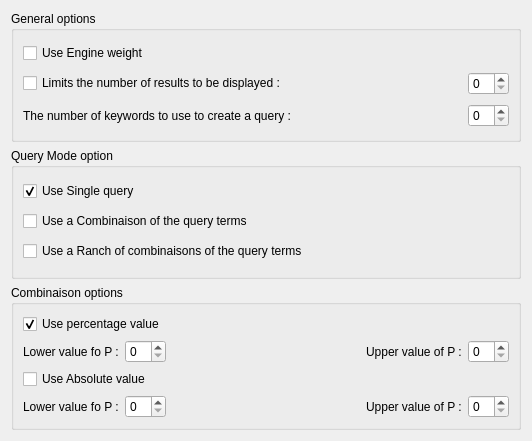
<ui version="4.0" >
 <class>Config</class>
 <widget class="QWidget" name="Config" >
  <property name="geometry" >
   <rect>
    <x>0</x>
    <y>0</y>
    <width>532</width>
    <height>441</height>
   </rect>
  </property>
  <property name="windowTitle" >
   <string>Form</string>
  </property>
  <layout class="QVBoxLayout" name="verticalLayout" >
   <item>
    <widget class="QGroupBox" name="General" >
     <property name="title" >
      <string>General options</string>
     </property>
     <layout class="QVBoxLayout" >
      <item>
       <widget class="QCheckBox" name="UseWeight" >
        <property name="toolTip" >
         <string>specifies if the meta engine must use weight defined for each engine( see engine configuration) or use an identical weight for every engine</string>
        </property>
        <property name="text" >
         <string>Use Engine weight</string>
        </property>
       </widget>
      </item>
      <item>
       <layout class="QHBoxLayout" name="_2" >
        <item>
         <widget class="QCheckBox" name="LimitRes" >
          <property name="text" >
           <string>Limits the number of results to be displayed : </string>
          </property>
         </widget>
        </item>
        <item>
         <spacer name="spacer5_3" >
          <property name="orientation" >
           <enum>Qt::Horizontal</enum>
          </property>
          <property name="sizeType" >
           <enum>QSizePolicy::Expanding</enum>
          </property>
          <property name="sizeHint" stdset="0" >
           <size>
            <width>61</width>
            <height>20</height>
           </size>
          </property>
         </spacer>
        </item>
        <item>
         <widget class="KIntSpinBox" name="MaxResNb" >
          <property name="toolTip" >
           <string>if the limitation is used, no more than "X" results will be displayed</string>
          </property>
          <property name="maxValue" stdset="0" >
           <number>1000</number>
          </property>
         </widget>
        </item>
       </layout>
      </item>
      <item>
       <layout class="QHBoxLayout" name="_3" >
        <item>
         <widget class="QLabel" name="textLabel1" >
          <property name="text" >
           <string>The number of keywords to use to create a query :</string>
          </property>
          <property name="wordWrap" >
           <bool>false</bool>
          </property>
         </widget>
        </item>
        <item>
         <spacer name="spacer6" >
          <property name="orientation" >
           <enum>Qt::Horizontal</enum>
          </property>
          <property name="sizeType" >
           <enum>QSizePolicy::Expanding</enum>
          </property>
          <property name="sizeHint" stdset="0" >
           <size>
            <width>10</width>
            <height>21</height>
           </size>
          </property>
         </spacer>
        </item>
        <item>
         <widget class="KIntSpinBox" name="NValue" />
        </item>
       </layout>
      </item>
     </layout>
    </widget>
   </item>
   <item>
    <widget class="QGroupBox" name="QueryModeOption" >
     <property name="toolTip" >
      <string>Choose the working mode of the meta engine</string>
     </property>
     <property name="whatsThis" >
      <string>The General Option allows the user to choose between different working mode for the &lt;b>Meta Engine&lt;/b> :&lt;br>
&lt;u>&lt;b>1.Single Query Mode:&lt;/b>&lt;/u>
&lt;p> The set of keywords received by the meta engine is used in is totality to create one query.&lt;/p>
&lt;u>&lt;b>2. Combinaison of query terms:&lt;/b>&lt;/u>
&lt;p>The set of keywords received by the meta engine is used to create several combinaison of the keywords. All these combinaisons are used as query. The meta engine retreive the results for each combinaison of keywords and the rank all the results together. &lt;br>
The &lt;b>among&lt;/b> of combinaison is determiner by the PUpper Value witch determine the "p" value for a combinaison Cnp where "n" is the number of keywords retreived by the meta engine&lt;/p>
&lt;u>&lt;b>3. Ranch of combinaisons of the query terms&lt;/b>&lt;/u>
&lt;p>This option enable the meta engine to use a ranch of combinaisons (defined as in point 2). Two Value must be specified for the "p" value, the lower value and the upper value. Combinaisons are then create using as value "p" all the value between the two threshold&lt;/p></string>
     </property>
     <property name="title" >
      <string>Query Mode option</string>
     </property>
     <property name="checkable" >
      <bool>false</bool>
     </property>
     <property name="checked" >
      <bool>false</bool>
     </property>
     <layout class="QGridLayout" name="_4" >
      <item row="2" column="0" >
       <widget class="QCheckBox" name="checkBox3" >
        <property name="toolTip" >
         <string>the queries are formed using different combinaison of the keywords (P is the parameter for the combinaison)</string>
        </property>
        <property name="text" >
         <string>Use a Ranch of combinaisons of the query terms</string>
        </property>
       </widget>
      </item>
      <item row="0" column="0" >
       <widget class="QCheckBox" name="SingleQuery" >
        <property name="toolTip" >
         <string>All keywords are used to create one query</string>
        </property>
        <property name="text" >
         <string>Use Single query</string>
        </property>
        <property name="checked" >
         <bool>true</bool>
        </property>
       </widget>
      </item>
      <item row="1" column="0" >
       <widget class="QCheckBox" name="CombineQuery" >
        <property name="toolTip" >
         <string>the queries are formed using a combinaison of the keywords (P is the parameter for the combinaison)</string>
        </property>
        <property name="text" >
         <string>Use a Combinaison of the query terms</string>
        </property>
       </widget>
      </item>
     </layout>
    </widget>
   </item>
   <item>
    <widget class="QGroupBox" name="CombinaisonOptions" >
     <property name="whatsThis" >
      <string>This panel able the configuration of the parameters used to generate combinaison of the query.&lt;br>&lt;br>
The "&lt;b>P Lower &lt;/b>" Value represents the number of keywords used to generate one query. The mete engine creates all the possible combinaison to put "P" keywords from the given set into the formed query. All the queries are processed and the results are ranked.&lt;br>
The "&lt;b>P Upper&lt;/b>" Value is used when ranch of combinaison must be retreived.The meta engine create all the queries for all the diferents combinaisons with "P" value contained between "P Lower" and "P Upper".&lt;br>&lt;br>
Values of "P" can be defined in two ways:&lt;br>
&lt;u>&lt;b>1. Percentage value:&lt;/b>&lt;/u>
The values of "P" are expressed as a percentage of the number of keywords available in the keywords set received by the meta engine.&lt;br>
&lt;u>&lt;b>2. Absolute value:&lt;/b>&lt;/u>
The values of "P" are expressed as absolute values. If the values of P are greater than the number of keywods received by the engine, the values of "P" will be remplaced by this value.</string>
     </property>
     <property name="title" >
      <string>Combinaison options</string>
     </property>
     <layout class="QGridLayout" name="_5" >
      <item row="2" column="0" >
       <widget class="QCheckBox" name="UseAbsValue" >
        <property name="text" >
         <string>Use Absolute value</string>
        </property>
       </widget>
      </item>
      <item row="1" column="0" >
       <layout class="QHBoxLayout" name="_6" >
        <item>
         <widget class="QLabel" name="PLowerPCLabel" >
          <property name="text" >
           <string>Lower value fo P :</string>
          </property>
          <property name="wordWrap" >
           <bool>false</bool>
          </property>
         </widget>
        </item>
        <item>
         <widget class="KIntSpinBox" name="PLowerPC" >
          <property name="maxValue" stdset="0" >
           <number>100</number>
          </property>
         </widget>
        </item>
        <item>
         <spacer name="spacer5" >
          <property name="orientation" >
           <enum>Qt::Horizontal</enum>
          </property>
          <property name="sizeType" >
           <enum>QSizePolicy::Expanding</enum>
          </property>
          <property name="sizeHint" stdset="0" >
           <size>
            <width>68</width>
            <height>21</height>
           </size>
          </property>
         </spacer>
        </item>
        <item>
         <widget class="QLabel" name="PUpperPCLabel" >
          <property name="text" >
           <string>Upper value of P :</string>
          </property>
          <property name="wordWrap" >
           <bool>false</bool>
          </property>
         </widget>
        </item>
        <item>
         <widget class="KIntSpinBox" name="PUpperPC" >
          <property name="maxValue" stdset="0" >
           <number>100</number>
          </property>
          <property name="lineStep" stdset="0" >
           <number>1</number>
          </property>
         </widget>
        </item>
       </layout>
      </item>
      <item row="3" column="0" >
       <layout class="QHBoxLayout" name="_7" >
        <item>
         <widget class="QLabel" name="PLowerAbsLabel" >
          <property name="text" >
           <string>Lower value fo P :</string>
          </property>
          <property name="wordWrap" >
           <bool>false</bool>
          </property>
         </widget>
        </item>
        <item>
         <widget class="KIntSpinBox" name="PLowerAbs" />
        </item>
        <item>
         <spacer name="spacer5_2" >
          <property name="orientation" >
           <enum>Qt::Horizontal</enum>
          </property>
          <property name="sizeType" >
           <enum>QSizePolicy::Expanding</enum>
          </property>
          <property name="sizeHint" stdset="0" >
           <size>
            <width>68</width>
            <height>21</height>
           </size>
          </property>
         </spacer>
        </item>
        <item>
         <widget class="QLabel" name="PUpperAbsLabel" >
          <property name="text" >
           <string>Upper value of P :</string>
          </property>
          <property name="wordWrap" >
           <bool>false</bool>
          </property>
         </widget>
        </item>
        <item>
         <widget class="KIntSpinBox" name="PUpperAbs" />
        </item>
       </layout>
      </item>
      <item row="0" column="0" >
       <widget class="QCheckBox" name="UsePercentValue" >
        <property name="text" >
         <string>Use percentage value</string>
        </property>
        <property name="checked" >
         <bool>true</bool>
        </property>
       </widget>
      </item>
     </layout>
    </widget>
   </item>
  </layout>
 </widget>
 <customwidgets>
  <customwidget>
   <class>KIntSpinBox</class>
   <extends>QSpinBox</extends>
   <header>knuminput.h</header>
  </customwidget>
 </customwidgets>
 <resources/>
 <connections/>
</ui>
